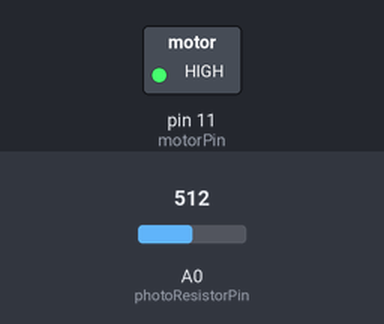
Simulated run of this sketch. Board: Arduino Uno, built with avr-gcc and run on an emulated ATmega328P. On the bench: switched loads named in the sketch (green lamp = pin HIGH). The test bench sets the inputs (shaded band); at power-on: A0 (photoResistorPin) = 512. What the sketch prints to the serial monitor is not drawn.

Above: at 0.1 s.
Timing chart, 0 to 1.6 s (numbered marks = the images above):
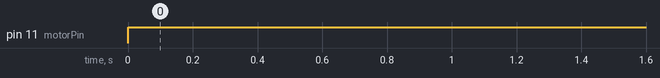

The sketch:

motor.ino
```cpp
int photoResistorPin = A0;
int dt = 100;

int motorPin = 11;

int light_level;

void setup() {
  // put your setup code here, to run once:
pinMode(photoResistorPin, INPUT);
pinMode(motorPin, OUTPUT);
Serial.begin(9600);

}

void loop() {
  // put your main code here, to run repeatedly:
light_level = analogRead(photoResistorPin);
Serial.println(light_level);

analogWrite(motorPin, 255);
delay(dt);
}
```

Measured:
- by itself, pin 11 (motorPin): LOW → HIGH at 0.00 s
